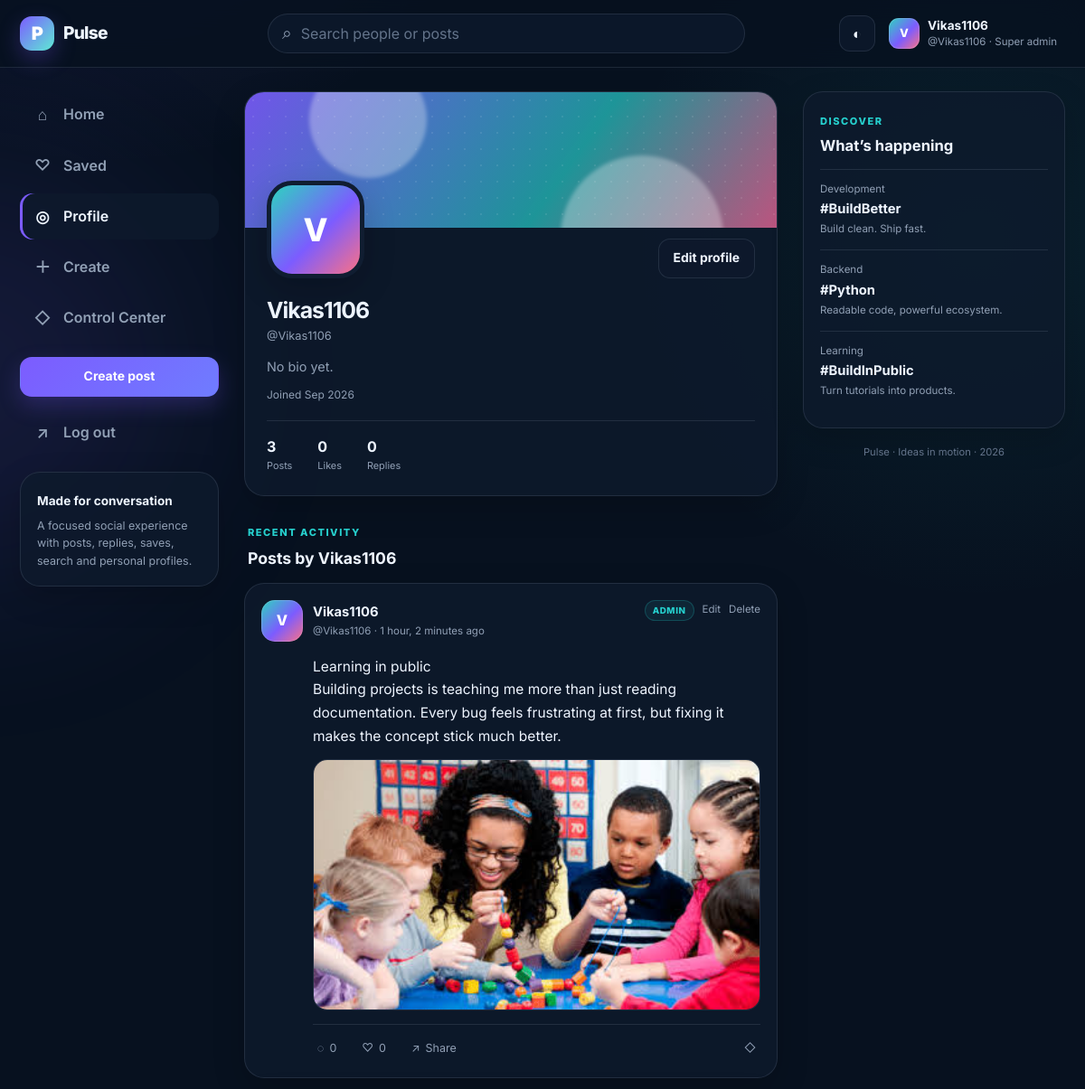
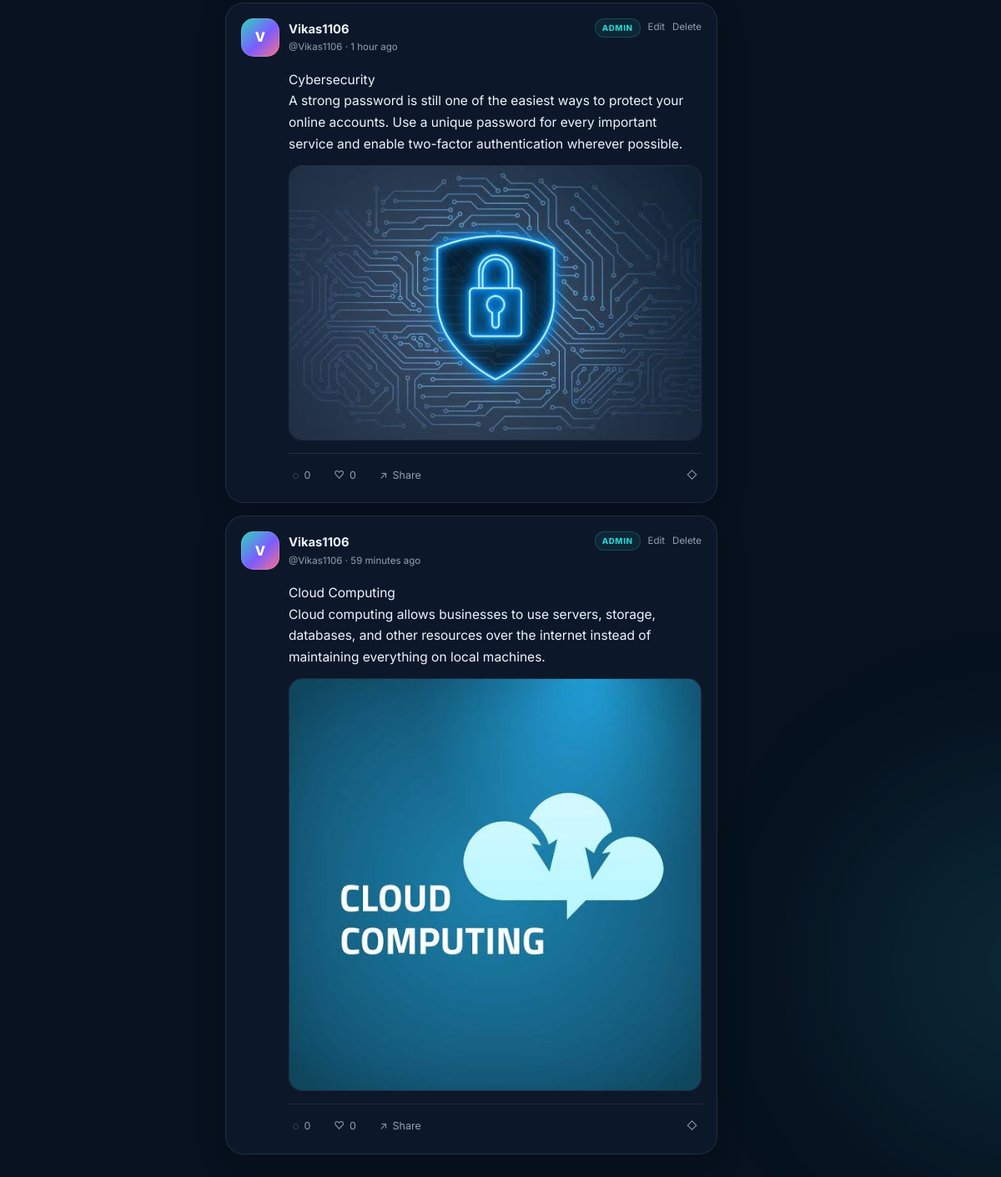
Screenshot of /profile/Vikas1106/ (signed in) with the database file from the repository (2 pictures, top to bottom).
### tweet/models.py (models this page shows, shortened)
class Tweet(models.Model):
    user = models.ForeignKey(User, on_delete=models.CASCADE, related_name="tweets")
    text_field = models.TextField(max_length=240)
    photo = models.ImageField(upload_to="photos/", blank=True, null=True)
    likes = models.ManyToManyField(User, related_name="liked_tweets", blank=True)
    bookmarks = models.ManyToManyField(User, related_name="bookmarked_tweets", blank=True)
    created_at = models.DateTimeField(auto_now_add=True)
    updated_at = models.DateTimeField(auto_now=True)
    class Meta:
        ordering = ["-created_at"]

### tweet/views.py (the view)
# urls.py: path("profile/<str:username>/", views.profile_view, name="profile"),
def profile_view(request, username):
    profile_user = get_object_or_404(User, username=username)
    profile, _ = Profile.objects.get_or_create(user=profile_user)
    tweets = _tweet_queryset().filter(user=profile_user)
    paginator = Paginator(tweets, 6)
    page_obj = paginator.get_page(request.GET.get("page"))
    return render(
        request,
        "tweet/profile.html",
        {
            "profile_user": profile_user,
            "profile": profile,
            "tweets": page_obj,
            "page_obj": page_obj,
        },
    )

### tweet/views.py (called while the page is built)
def _tweet_queryset():
    return (
        Tweet.objects.select_related("user")
        .prefetch_related("likes", "bookmarks")
        .annotate(like_count=Count("likes", distinct=True), comment_count=Count("comments", distinct=True))
    )

### tweet/templates/tweet/profile.html (shortened to what this page needs)
{% extends "layout.html" %}
{% block content %}
<section class="profile-hero">
    <div class="profile-cover"><span class="profile-spark one"></span><span class="profile-spark two"></span></div>
    <div class="profile-body">
        <div class="profile-topline">
            <span class="avatar avatar-xl">{% if profile.avatar %}<img src="{{ profile.avatar.url }}" alt="{{ profile_user.username }}">{% else %}{{ profile_user.username|first|upper }}{% endif %}</span>
            {% if user == profile_user %}<a class="btn btn-ghost" href="{% url 'profile_edit' %}">Edit profile</a>{% endif %}
        </div>
        <h1>{{ profile_user.get_full_name|default:profile_user.username }}</h1>
        <div class="profile-handle">@{{ profile_user.username }}</div>
        {% if profile.bio %}<p class="profile-bio">{{ profile.bio }}</p>{% else %}<p class="profile-bio muted">No bio yet.</p>{% endif %}
        <div class="profile-meta">
            <span>Joined {{ profile_user.date_joined|date:"M Y" }}</span>
        </div>
        <div class="profile-stats">
            <div><strong>{{ page_obj.paginator.count }}</strong><span>Posts</span></div>
            <div><strong>{{ profile_user.liked_tweets.count }}</strong><span>Likes</span></div>
            <div><strong>{{ profile_user.tweet_comments.count }}</strong><span>Replies</span></div>
        </div>
    </div>
</section>
<div class="section-label-row"><span class="eyebrow">Recent activity</span><h2>Posts by {{ profile_user.first_name|default:profile_user.username }}</h2></div>
<div class="feed-list">
    {% for tweet in tweets %}{% include "tweet/_tweet_card.html" with tweet=tweet %}{% empty %}<div class="empty-state compact"><h2>No posts yet</h2><p>When {{ profile_user.username }} posts, it will appear here.</p></div>{% endfor %}
</div>
{% endblock %}

### templates/layout.html (shortened to what this page needs)
{% load static %}
<!DOCTYPE html>
<html lang="en" data-theme="dark">
<head>
    <link rel="stylesheet" href="{% static 'styles.css' %}">
</head>
<body class="{% block body_class %}{% endblock %}">
    <div class="ambient ambient-one"></div>
    <div class="ambient ambient-two"></div>
    <header class="topbar">
        <div class="topbar-inner">
            <a class="brand" href="{% url 'tweet_list' %}" aria-label="Pulse home">
                <span class="brand-mark">P</span>
                <span class="brand-text">Pulse</span>
            </a>
            <form class="global-search" method="get" action="{% url 'tweet_list' %}">
                <span class="search-icon">⌕</span>
                <input type="search" name="q" value="{{ request.GET.q }}" placeholder="Search people or posts" aria-label="Search">
            </form>
            <div class="topbar-actions">
                <button class="icon-button" type="button" data-theme-toggle aria-label="Toggle theme">◐</button>
                {% if user.is_authenticated %}
                    <a class="mini-profile" href="{% url 'profile' user.username %}">
                        <span class="avatar avatar-sm">
                            {% if user.profile.avatar %}<img src="{{ user.profile.avatar.url }}" alt="{{ user.username }}">{% else %}{{ user.username|first|upper }}{% endif %}
                        </span>
                        <span class="mini-profile-copy">
                            <strong>{{ user.first_name|default:user.username }}</strong>
                            <small>@{{ user.username }}{% if user.is_superuser %} · Super admin{% elif user.is_staff %} · Admin{% endif %}</small>
                        </span>
                    </a>
                {% else %}
                    <a class="btn btn-ghost" href="{% url 'login' %}">Log in</a>
                    <a class="btn btn-primary" href="{% url 'register' %}">Join Pulse</a>
                {% endif %}
            </div>
        </div>
    </header>
    <div class="app-shell">
        <aside class="sidebar left-sidebar">
            <nav class="side-nav">
                <a class="nav-pill {% if request.resolver_match.url_name == 'tweet_list' %}active{% endif %}" href="{% url 'tweet_list' %}"><span>⌂</span> Home</a>
                {% if user.is_authenticated %}
                    <a class="nav-pill {% if request.resolver_match.url_name == 'bookmarks' %}active{% endif %}" href="{% url 'bookmarks' %}"><span>♡</span> Saved</a>
                    <a class="nav-pill {% if request.resolver_match.url_name == 'profile' %}active{% endif %}" href="{% url 'profile' user.username %}"><span>◎</span> Profile</a>
                    <a class="nav-pill" href="{% url 'tweet_create' %}"><span>＋</span> Create</a>
                    {% if user.is_staff %}<a class="nav-pill {% if request.resolver_match.url_name == 'admin_dashboard' %}active{% endif %}" href="{% url 'admin_dashboard' %}"><span>◇</span> Control Center</a>{% endif %}
                {% endif %}
            </nav>
            {% if user.is_authenticated %}
                <a class="btn btn-primary btn-block compose-side" href="{% url 'tweet_create' %}">Create post</a>
                <form method="post" action="{% url 'logout' %}" class="logout-form">
                    <button class="nav-pill danger" type="submit"><span>↗</span> Log out</button>
                </form>
            {% endif %}
            <div class="sidebar-note">
                <strong>Made for conversation</strong>
                <p>A focused social experience with posts, replies, saves, search and personal profiles.</p>
            </div>
        </aside>
        <main class="main-content">
            {% block content %}{% endblock %}
        </main>
        <aside class="sidebar right-sidebar">
            <div class="panel trend-panel">
                <div class="panel-heading">
                    <span class="eyebrow">Discover</span>
                    <h3>What’s happening</h3>
                </div>
                <div class="trend-item"><small>Development</small><strong>#BuildBetter</strong><span>Build clean. Ship fast.</span></div>
                <div class="trend-item"><small>Backend</small><strong>#Python</strong><span>Readable code, powerful ecosystem.</span></div>
                <div class="trend-item"><small>Learning</small><strong>#BuildInPublic</strong><span>Turn tutorials into products.</span></div>
            </div>
            <footer class="mini-footer">Pulse · Ideas in motion · {% now "Y" %}</footer>
        </aside>
    </div>
</body>
</html>

### tweet/templates/tweet/_tweet_card.html (shortened to what this page needs)
<article class="post-card">
    <div class="post-head">
        <a class="user-cluster" href="{% url 'profile' tweet.user.username %}">
            <span class="avatar">
                {% if tweet.user.profile.avatar %}<img src="{{ tweet.user.profile.avatar.url }}" alt="{{ tweet.user.username }}">{% else %}{{ tweet.user.username|first|upper }}{% endif %}
            </span>
            <span>
                <strong>{{ tweet.user.get_full_name|default:tweet.user.username }}</strong>
                <small>@{{ tweet.user.username }} · {{ tweet.created_at|timesince }} ago</small>
            </span>
        </a>
        {% if user.is_staff %}
            <div class="owner-actions admin-owner-actions">
                <span class="moderation-label">Admin</span>
                <a href="{% url 'admin_tweet_edit' tweet.id %}" title="Edit as admin">Edit</a>
                <a class="danger-link" href="{% url 'admin_tweet_delete' tweet.id %}" title="Delete as admin">Delete</a>
            </div>
        {% elif tweet.user == user %}
            <div class="owner-actions">
                <a href="{% url 'tweet_edit' tweet.id %}" title="Edit">Edit</a>
                <a class="danger-link" href="{% url 'tweet_delete' tweet.id %}" title="Delete">Delete</a>
            </div>
        {% endif %}
    </div>
    <a class="post-copy" href="{% url 'tweet_detail' tweet.id %}">{{ tweet.text_field|linebreaksbr }}</a>
    {% if tweet.photo %}
        <a class="post-image-wrap" href="{% url 'tweet_detail' tweet.id %}">
            <img class="post-image" src="{{ tweet.photo.url }}" alt="Image shared by {{ tweet.user.username }}" loading="lazy">
        </a>
    {% endif %}
    <div class="post-actions">
        <a class="action-link" href="{% url 'tweet_detail' tweet.id %}"><span>◌</span><span>{{ tweet.comment_count|default:tweet.comments.count }}</span></a>
        <form method="post" action="{% url 'toggle_like' tweet.id %}">
            <button class="action-button {% if user.is_authenticated and user in tweet.likes.all %}liked{% endif %}" type="submit" title="Like">
                <span>{% if user.is_authenticated and user in tweet.likes.all %}♥{% else %}♡{% endif %}</span>
                <span>{{ tweet.like_count|default:tweet.likes.count }}</span>
            </button>
        </form>
        <button class="action-button copy-link" type="button" data-copy-url="{{ request.scheme }}://{{ request.get_host }}{% url 'tweet_detail' tweet.id %}" title="Copy link"><span>↗</span><span>Share</span></button>
        <form method="post" action="{% url 'toggle_bookmark' tweet.id %}" class="push-right">
            <button class="action-button {% if user.is_authenticated and user in tweet.bookmarks.all %}saved{% endif %}" type="submit" title="Save">
                <span>{% if user.is_authenticated and user in tweet.bookmarks.all %}◆{% else %}◇{% endif %}</span>
            </button>
        </form>
    </div>
</article>

### rows the page displays
Tweet: user.username|first "V", user.get_full_name "Vikas1106", user.username "Vikas1106", created_at "1 hour, 2 minutes", text_field "Learning in public Building projects is teaching me more than just reading documentation. Every bug feels frustrating at first, but fixing it makes the concept stick much better.", photo (picture), comment_count "0", like_count "0"
Tweet: user.username|first "V", user.get_full_name "Vikas1106", user.username "Vikas1106", created_at "1 hour", text_field "Cybersecurity A strong password is still one of the easiest ways to protect your online accounts. Use a unique password for every important service and enable two-factor authentication wherever possible.", photo (picture), comment_count "0", like_count "0"
Tweet: user.username|first "V", user.get_full_name "Vikas1106", user.username "Vikas1106", created_at "59 minutes", text_field "Cloud Computing Cloud computing allows businesses to use servers, storage, databases, and other resources over the internet instead of maintaining everything on local machines.", photo (picture), comment_count "0", like_count "0"

### other values shown
{{ user.username|first|upper }} "V"
{{ user.first_name|default:user.username }} "Vikas1106"
{{ user.username }} "Vikas1106"
{{ profile_user.username|first|upper }} "V"
{{ profile_user.get_full_name|default:profile_user.username }} "Vikas1106"
{{ profile_user.username }} "Vikas1106"
{{ profile_user.date_joined|date:"M Y" }} "Sep 2026"
{{ page_obj.paginator.count }} "3"
{{ profile_user.liked_tweets.count }} "0"
{{ profile_user.tweet_comments.count }} "0"
{{ profile_user.first_name|default:profile_user.username }} "Vikas1106"
